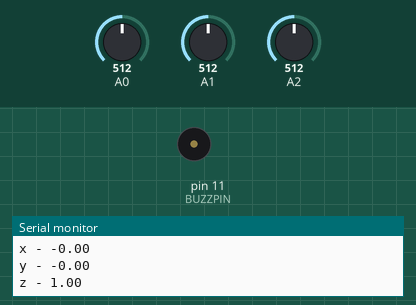
This sketch was run on a simulated Arduino Uno, built with avr-gcc and run on an emulated ATmega328P. On the bench: buzzer (waves = sounding), the last lines printed to the serial monitor. The test bench sets the inputs (shaded band); at power-on: A1 = 512, A2 = 512, A0 = 512.

Above: at 3.7 s.
3.8 s: A1 set to 716
At 4.9 s:
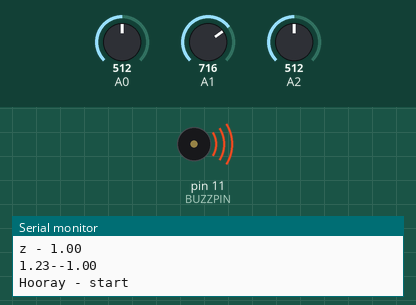
6.5 s: A2 set to 716
At 8.7 s:
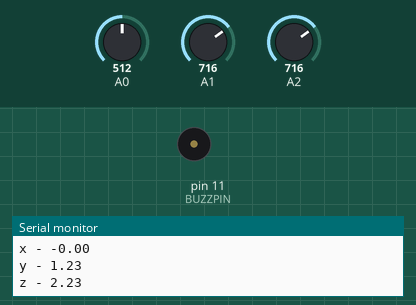
Timing chart, 0 to 10.2 s (numbered marks = the images above; inputs shaded):
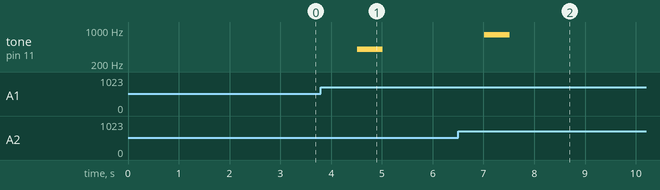

The sketch:

CalibrateAccelHogan.ino
```cpp
#define SAMPLES 10
#define BUZZPIN 11
float xCal = 0.0; //Calibration values for X Y and Z
float yCal = 0.0;
float zCal = 0.0;
int XValue;  //vlues read from X Y and Z
int YValue;
int ZValue;
float xV; //voltages from X Y and Z
float yV;
float zV;
float xG; //Acceleration readings for X, Y and Z
float yG;
float zG;
boolean ARaiseStart=false;


void Cal(){ //Calibration function - no return because of global variables.
  float sumX= 0.0; //Arrays for averaging calibration values for X, Y and Z
  float sumY= 0.0;
  float sumZ= 0.0;
  for (int i=0; i<SAMPLES; i++){
    XValue = analogRead(A0); //read the Analogue inputs
    YValue = analogRead(A1);
    ZValue = analogRead(A2);
    xV = XValue*3.3/1023; //convert to voltages

    yV = YValue*3.3/1023;
    zV = ZValue*3.3/1023;
    xG = xV*1.5/0.8; //convert to Gravities
    yG = yV*1.5/0.8;
    zG = zV*1.5/0.8-1;
    sumX+=xG;
    sumY+=yG;
    sumZ+=zG;
  xCal = sumX/SAMPLES; //Calibration values for X Y and Z
  yCal = sumY/SAMPLES;
  zCal = sumZ/SAMPLES;
  delay(50);
  }

}

boolean ARaise(float x, float y, float z){ //Returns T or F based on whether the movement sent was a valid bow

  Serial.print(y);
  Serial.print("--");
  Serial.print(z);
  Serial.println();

  if (!ARaiseStart && y>z){
    ARaiseStart = true;
    tone(BUZZPIN,400,500);
    Serial.println("Hooray - start");
    delay(500);
  }
  else if(ARaiseStart && z>y){
    Serial.println("Hooray - finish");
    ARaiseStart = false;
    return true;
  }
  else{
    return false;
  }
  //If we're going to use this function more than once we need to set ARaiseStart to false before we enter the loop
}

void setup(){
  Serial.begin(9600); //Turn on the Serial Bus for the Srial Monitor
  delay(2000); //delay to pass by the spike in voltages on pins at startup
  Cal();
  pinMode(BUZZPIN,OUTPUT);
}

void loop (){
  XValue = analogRead(A0);
  YValue = analogRead(A1);
  ZValue = analogRead(A2);
  xV = XValue*3.3/1023;
  yV = YValue*3.3/1023;
  zV = ZValue*3.3/1023;
  xG = xV*1.5/0.8-xCal;
  yG = yV*1.5/0.8-yCal;
  zG = zV*1.5/0.8-zCal;
  if (ARaise(xG,yG,zG)){
    tone(BUZZPIN,800,500);
    delay(500);
  }

  Serial.print("x - ");
  Serial.println(xG);
  Serial.print("y - ");
  Serial.println(yG);
  Serial.print("z - ");
  Serial.println(zG);
  Serial.println();
  delay (1000);
}
```

Measured:
- after the input at 3.8 s, tone on pin 11 (BUZZPIN): silent → 400 Hz after 0.71 s, → silent 0.50 s later
- after the input at 6.5 s, tone on pin 11 (BUZZPIN): silent → 800 Hz after 0.52 s, → silent 0.50 s later
